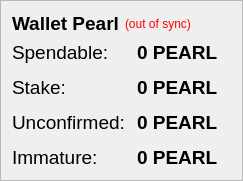
      <widget class="QFrame" name="frame">
       <property name="frameShape">
        <enum>QFrame::StyledPanel</enum>
       </property>
       <property name="frameShadow">
        <enum>QFrame::Raised</enum>
       </property>
       <layout class="QVBoxLayout" name="verticalLayout_4">
        <item>
         <layout class="QHBoxLayout" name="horizontalLayout_4">
          <item>
           <widget class="QLabel" name="label_5">
            <property name="font">
             <font>
              <pointsize>14</pointsize>
              <weight>75</weight>
              <bold>true</bold>
             </font>
            </property>
            <property name="text">
             <string>Wallet Pearl</string>
            </property>
           </widget>
          </item>
          <item>
           <widget class="QLabel" name="labelWalletStatus">
            <property name="toolTip">
             <string>The displayed information may be out of date. Your wallet automatically synchronizes with the Pearl network after a connection is established, but this process has not completed yet.</string>
            </property>
            <property name="styleSheet">
             <string notr="true">QLabel { color: red; }</string>
            </property>
            <property name="text">
             <string notr="true">(out of sync)</string>
            </property>
            <property name="alignment">
             <set>Qt::AlignLeading|Qt::AlignLeft|Qt::AlignVCenter</set>
            </property>
           </widget>
          </item>
          <item>
           <spacer name="horizontalSpacer_2">
            <property name="orientation">
             <enum>Qt::Horizontal</enum>
            </property>
            <property name="sizeHint" stdset="0">
             <size>
              <width>40</width>
              <height>20</height>
             </size>
            </property>
           </spacer>
          </item>
         </layout>
        </item>
        <item>
         <layout class="QFormLayout" name="formLayout_2">
          <property name="fieldGrowthPolicy">
           <enum>QFormLayout::AllNonFixedFieldsGrow</enum>
          </property>
          <property name="horizontalSpacing">
           <number>12</number>
          </property>
          <property name="verticalSpacing">
           <number>12</number>
          </property>
          <item row="0" column="0">
           <widget class="QLabel" name="label">
            <property name="font">
             <font>
              <pointsize>14</pointsize>
             </font>
            </property>
            <property name="text">
             <string>Spendable:</string>
            </property>
           </widget>
          </item>
          <item row="0" column="1">
           <widget class="QLabel" name="labelBalance">
            <property name="font">
             <font>
              <pointsize>14</pointsize>
              <weight>75</weight>
              <bold>true</bold>
             </font>
            </property>
            <property name="cursor">
             <cursorShape>IBeamCursor</cursorShape>
            </property>
            <property name="toolTip">
             <string>Your current spendable balance</string>
            </property>
            <property name="text">
             <string notr="true">0 PEARL</string>
            </property>
            <property name="textInteractionFlags">
             <set>Qt::LinksAccessibleByMouse|Qt::TextSelectableByKeyboard|Qt::TextSelectableByMouse</set>
            </property>
           </widget>
          </item>
          <item row="1" column="0">
           <widget class="QLabel" name="label_6">
            <property name="font">
             <font>
              <pointsize>14</pointsize>
             </font>
            </property>
            <property name="text">
             <string>Stake:</string>
            </property>
           </widget>
          </item>
          <item row="1" column="1">
           <widget class="QLabel" name="labelStake">
            <property name="font">
             <font>
              <pointsize>14</pointsize>
              <weight>75</weight>
              <bold>true</bold>
             </font>
            </property>
            <property name="cursor">
             <cursorShape>IBeamCursor</cursorShape>
            </property>
            <property name="toolTip">
             <string>Total of coins that was staked, and do not yet count toward the current balance</string>
            </property>
            <property name="text">
             <string notr="true">0 PEARL</string>
            </property>
            <property name="textInteractionFlags">
             <set>Qt::LinksAccessibleByMouse|Qt::TextSelectableByKeyboard|Qt::TextSelectableByMouse</set>
            </property>
           </widget>
          </item>
          <item row="2" column="0">
           <widget class="QLabel" name="label_3">
            <property name="font">
             <font>
              <pointsize>14</pointsize>
             </font>
            </property>
            <property name="text">
             <string>Unconfirmed:</string>
            </property>
           </widget>
          </item>
          <item row="2" column="1">
           <widget class="QLabel" name="labelUnconfirmed">
            <property name="font">
             <font>
              <pointsize>14</pointsize>
              <weight>75</weight>
              <bold>true</bold>
             </font>
            </property>
            <property name="cursor">
             <cursorShape>IBeamCursor</cursorShape>
            </property>
            <property name="toolTip">
             <string>Total of transactions that have yet to be confirmed, and do not yet count toward the current balance</string>
            </property>
            <property name="text">
             <string notr="true">0 PEARL</string>
            </property>
            <property name="textInteractionFlags">
             <set>Qt::LinksAccessibleByMouse|Qt::TextSelectableByKeyboard|Qt::TextSelectableByMouse</set>
            </property>
           </widget>
          </item>
          <item row="3" column="0">
           <widget class="QLabel" name="labelImmatureText">
            <property name="font">
             <font>
              <pointsize>14</pointsize>
             </font>
            </property>
            <property name="text">
             <string>Immature:</string>
            </property>
           </widget>
          </item>
          <item row="3" column="1">
           <widget class="QLabel" name="labelImmature">
            <property name="font">
             <font>
              <pointsize>14</pointsize>
              <weight>75</weight>
              <bold>true</bold>
             </font>
            </property>
            <property name="toolTip">
             <string>Mined balance that has not yet matured</string>
            </property>
            <property name="text">
             <string notr="true">0 PEARL</string>
            </property>
            <property name="textInteractionFlags">
             <set>Qt::LinksAccessibleByMouse|Qt::TextSelectableByKeyboard|Qt::TextSelectableByMouse</set>
            </property>
           </widget>
          </item>
         </layout>
        </item>
       </layout>
      </widget>
